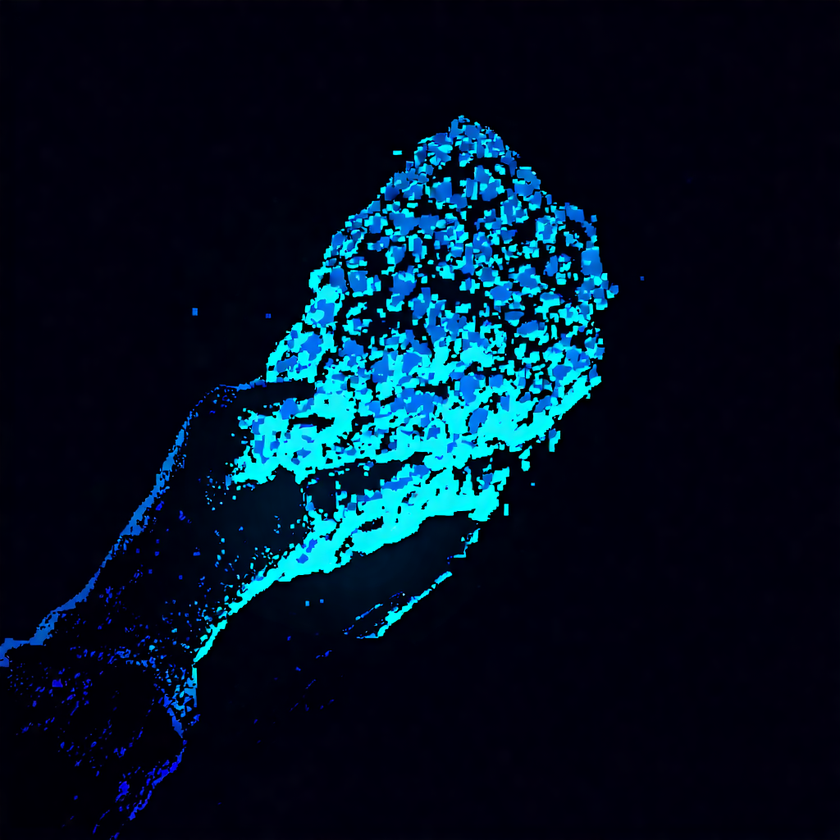
#> input picture assets/campaign/overlays/ore_sample.png, 840 x 840 px, shrunk from 1024 x 1024 before the run
$ python cutout_chroma.py ../assets/campaign/overlays/ore_sample.png
#> lines starting #> are read from the running program, lines starting #| are printed output that depends on the picture; after the words box and inside, x2 and y2 are one past the last pixel; in counts of white or black regions, pixels touching at a corner belong together
#!/usr/bin/env python3
"""마젠타 크로마키(#ff00ff) 배경 제거 — 색거리 기반.
로봇 본체(어두운 색 포함)는 마젠타와 색이 멀어 보존되고, 배경만 투명해진다.
가장자리 1px 페더링으로 매끈하게.

사용: python3 scripts/cutout_chroma.py <png...>
"""
import sys
import numpy as np
from PIL import Image

KEY = np.array([255, 0, 255], dtype=np.float32)  # magenta
# 마젠타 근처(거리<HARD)는 완전 투명, HARD~SOFT 구간은 그라데이션
HARD = 120
SOFT = 200


def cutout(path):
    img = Image.open(path).convert('RGBA')
    arr = np.asarray(img).astype(np.float32)
    rgb = arr[:, :, :3]
    # 마젠타 키 거리: R 높고 G 낮고 B 높을수록 배경
    dist = np.sqrt(((rgb - KEY) ** 2).sum(axis=2))
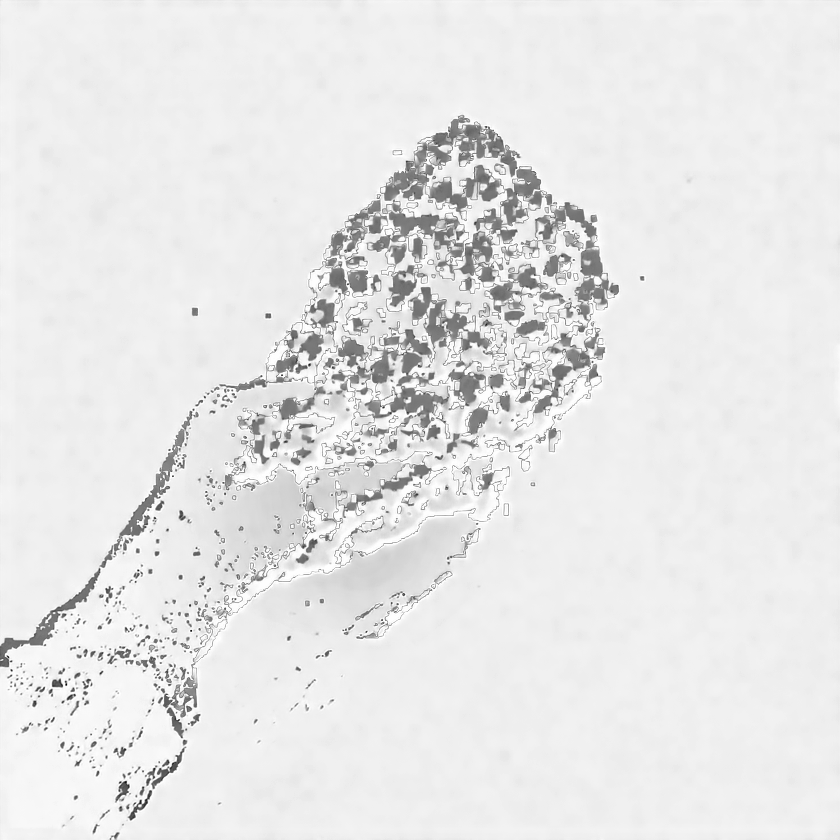
#> dist: shape (840, 840) float32; min 202.4, max 361.2, mean 346.5; drawn with min black and max white
    alpha = np.clip((dist - HARD) / (SOFT - HARD), 0, 1) * 255.0
#> alpha: shape (840, 840) float32; every value is 255
    # 마젠타 잔광 디스필: 배경 근처 픽셀의 과한 분홍기 억제(G를 R,B 중 작은값 쪽으로)
    near = dist < SOFT
#> near: shape (840, 840) bool; every value is 0
    g = rgb[:, :, 1]
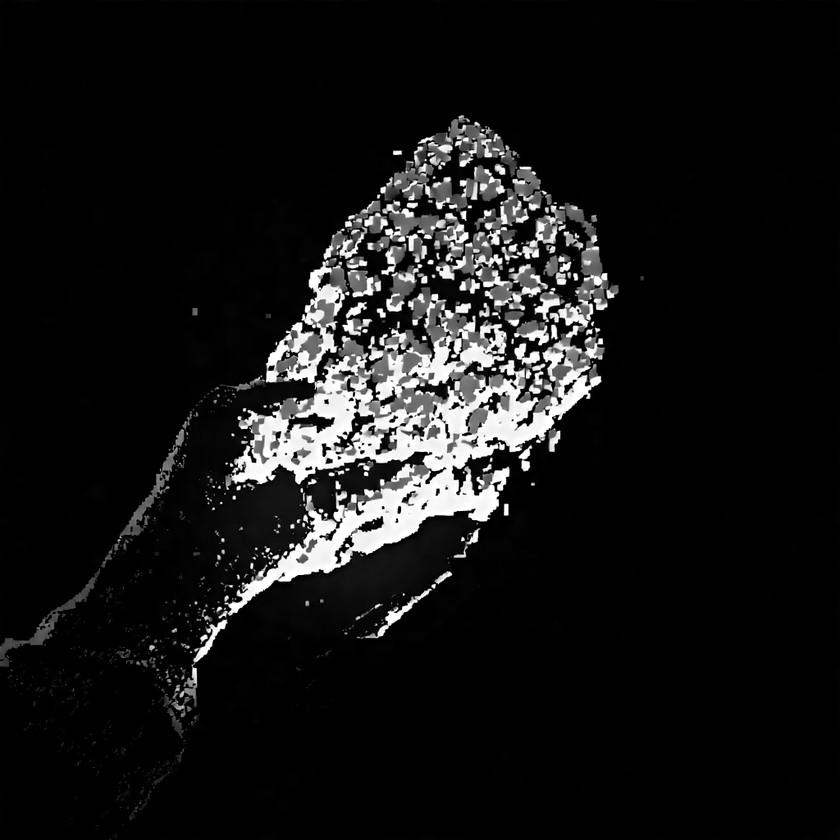
#> g: shape (840, 840) float32; min 0, max 255, mean 21.3
    rb_min = np.minimum(rgb[:, :, 0], rgb[:, :, 2])
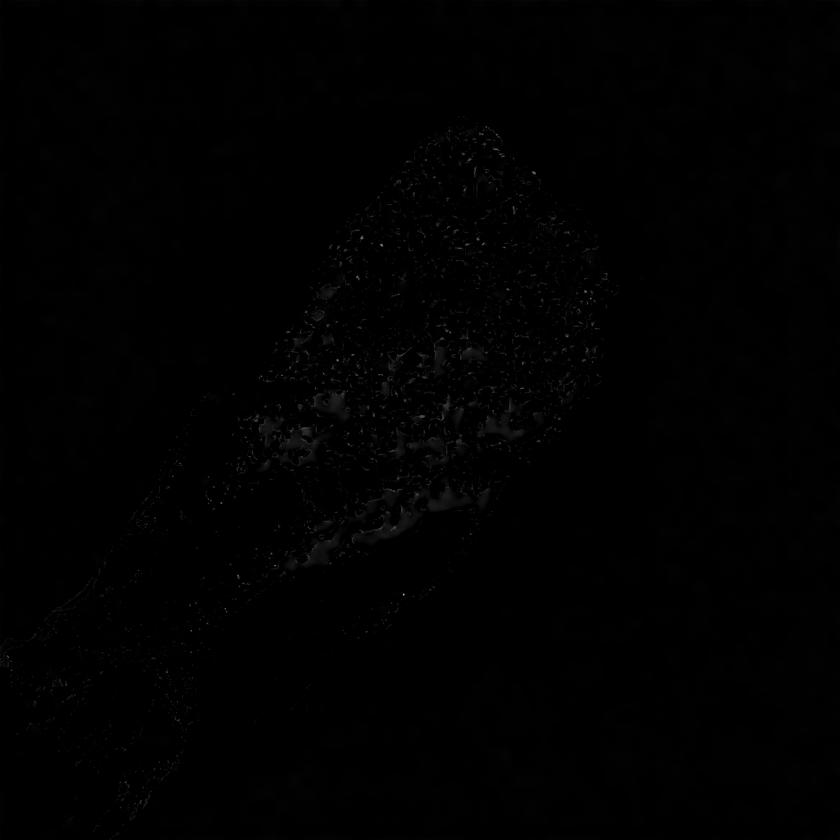
#> rb_min: shape (840, 840) float32; min 0, max 176, mean 1
    spill = near & (g < rb_min)
    # (마젠타는 G가 0이라 본체엔 영향 적음; 분홍 외곽선만 정리)
    out = arr.copy()
    out[:, :, 3] = alpha
    Image.fromarray(out.astype(np.uint8), 'RGBA').save(path)
    op = round(100 * (alpha > 10).mean(), 1)
#> op = 100
    h, w = alpha.shape
#> h = 840; w = 840
    cen = float(alpha[h // 3:2 * h // 3, w // 3:2 * w // 3].mean())
#> cen = 255
    return op, round(cen)


if __name__ == '__main__':
    for p in sys.argv[1:]:
        try:
            op, cen = cutout(p)
#> op = 100; cen = 255
            print(f"OK {p} opaque={op}% center_a={cen}")
#| OK ../assets/campaign/overlays/ore_sample.png opaque=100.0% center_a=255
        except Exception as e:
            print(f"FAIL {p}: {e}")

$ run again, on assets/campaign/overlays/blood_drop.png
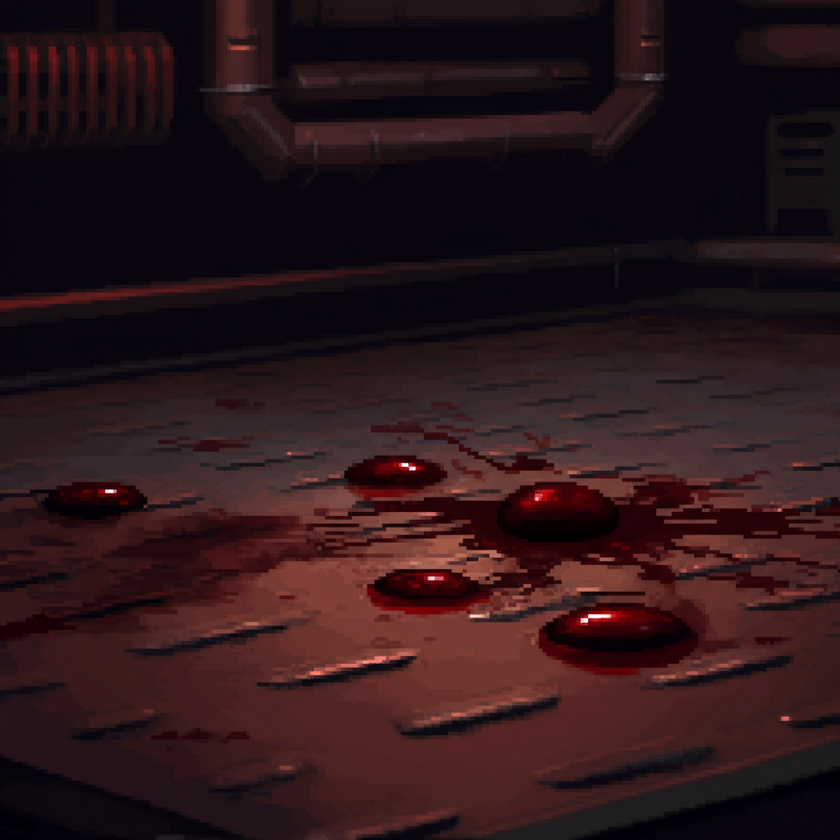
#> input picture assets/campaign/overlays/blood_drop.png, 840 x 840 px, shrunk from 1024 x 1024 before the run
#> in cutout, `near = dist < SOFT`:
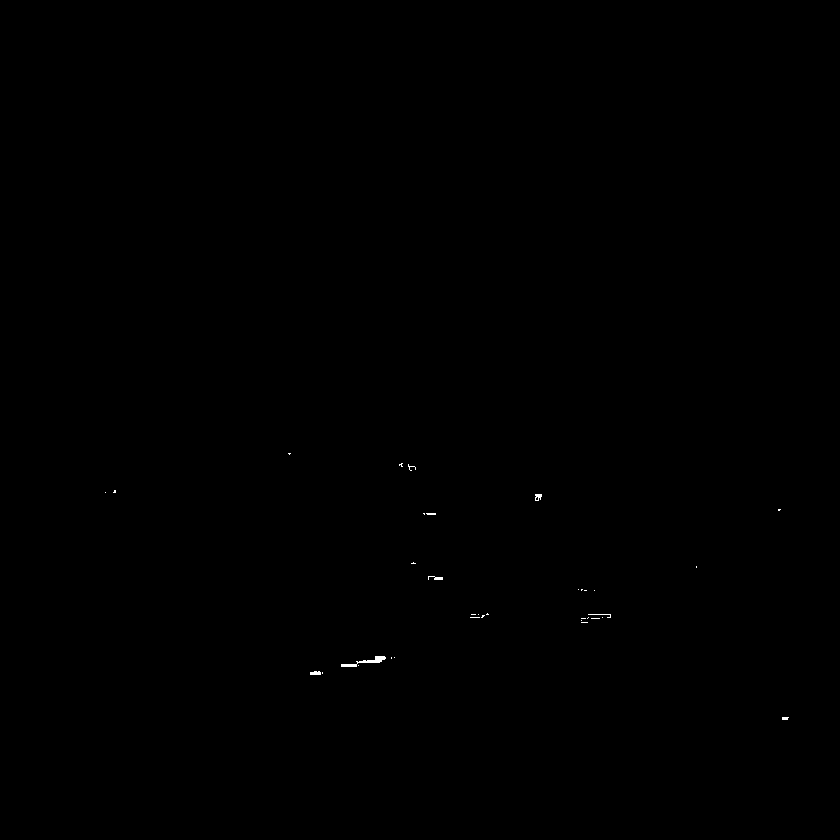
#> near: shape (840, 840) bool; 0.06% white; 35 white regions (30 under 20 px), largest, box (x1, y1, x2, y2) and area: (341, 656, 386, 667) 157, (310, 671, 321, 675) 38, (428, 576, 443, 580) 36, (535, 494, 542, 501) 35, (588, 614, 611, 618) 29
#> in cutout, `g = rgb[:, :, 1]`:
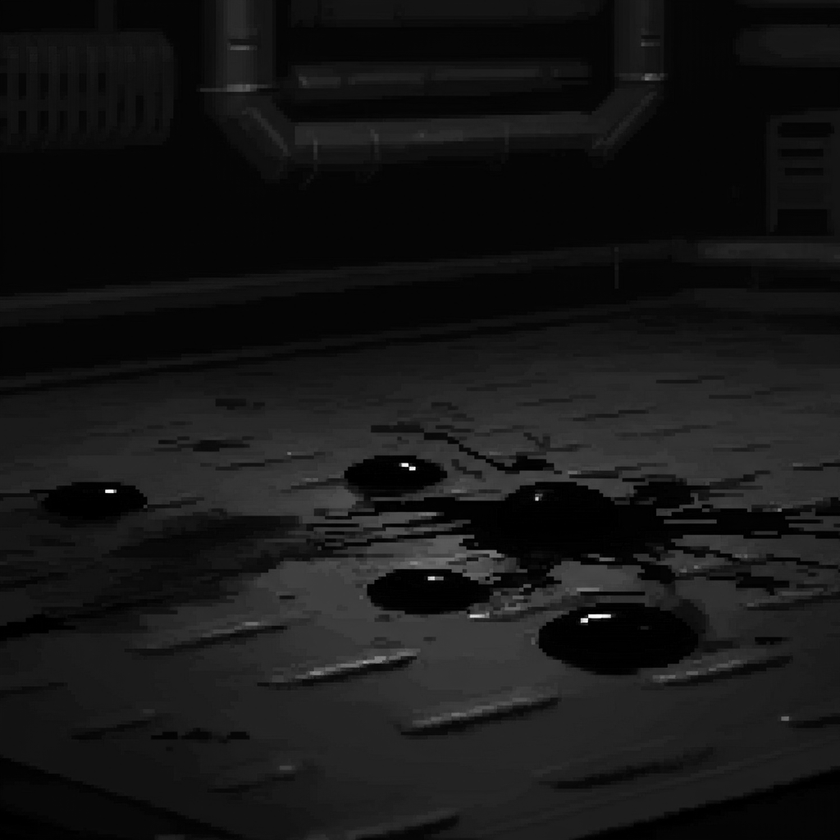
#> g: shape (840, 840) float32; min 0, max 255, mean 21.9
#> spill: shape (840, 840) bool; 0.02% white in thin lines or dots, all inside (x1, y1, x2, y2) = (105, 463, 609, 623)
#> out: shape (840, 840, 4) float32; mean R, G, B, A 43.4, 21.9, 25.7, 255.9
#> in cutout, `op = round(100 * (alpha > 10).mean(), 1)`: op = 100
#> in cutout, `cen = float(alpha[h // 3:2 * h // 3, w // 3:2 * w // 3].mean())`: cen = 255
#> `op, cen = cutout(p)`: op = 100; cen = 255
#| OK ../assets/campaign/overlays/blood_drop.png opaque=100.0% center_a=255

$ run again, on assets/campaign/overlays/broken_glass.png
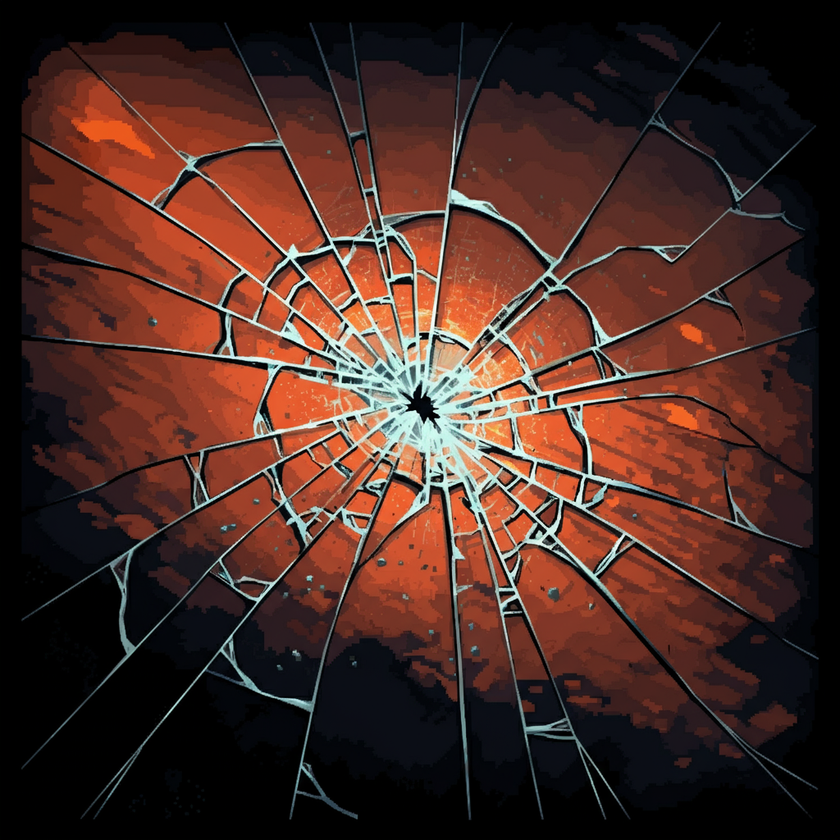
#> input picture assets/campaign/overlays/broken_glass.png, 840 x 840 px, shrunk from 1024 x 1024 before the run
#> in cutout, `dist = np.sqrt(((rgb - KEY) ** 2).sum(axis=2))`:
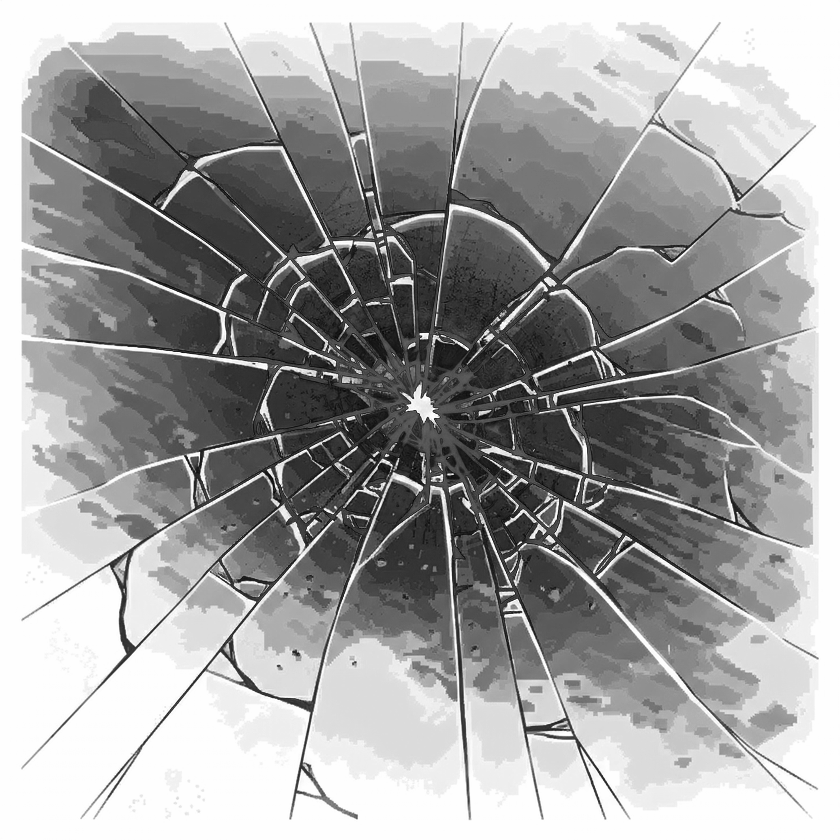
#> dist: shape (840, 840) float32; min 196, max 360.7, mean 300.4; drawn with min black and max white
#> near: shape (840, 840) bool; 0% white in thin lines or dots, all inside (x1, y1, x2, y2) = (415, 468, 562, 496)
#> in cutout, `rb_min = np.minimum(rgb[:, :, 0], rgb[:, :, 2])`:
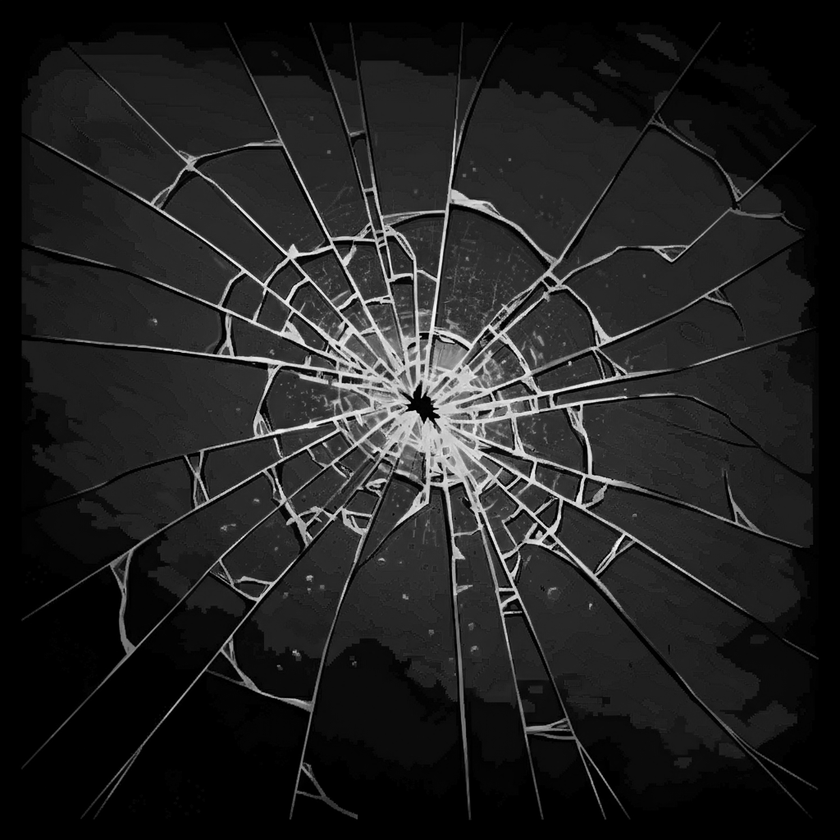
#> rb_min: shape (840, 840) float32; min 0, max 255, mean 33.5
#> spill: shape (840, 840) bool; every value is 0
#> out: shape (840, 840, 4) float32; mean R, G, B, A 73.1, 43.6, 36.6, 255.9
#> in cutout, `op = round(100 * (alpha > 10).mean(), 1)`: op = 100
#> in cutout, `cen = float(alpha[h // 3:2 * h // 3, w // 3:2 * w // 3].mean())`: cen = 255
#> `op, cen = cutout(p)`: op = 100; cen = 255
#| OK ../assets/campaign/overlays/broken_glass.png opaque=100.0% center_a=255

$ run again, on assets/campaign/overlays/bullet_casing.png
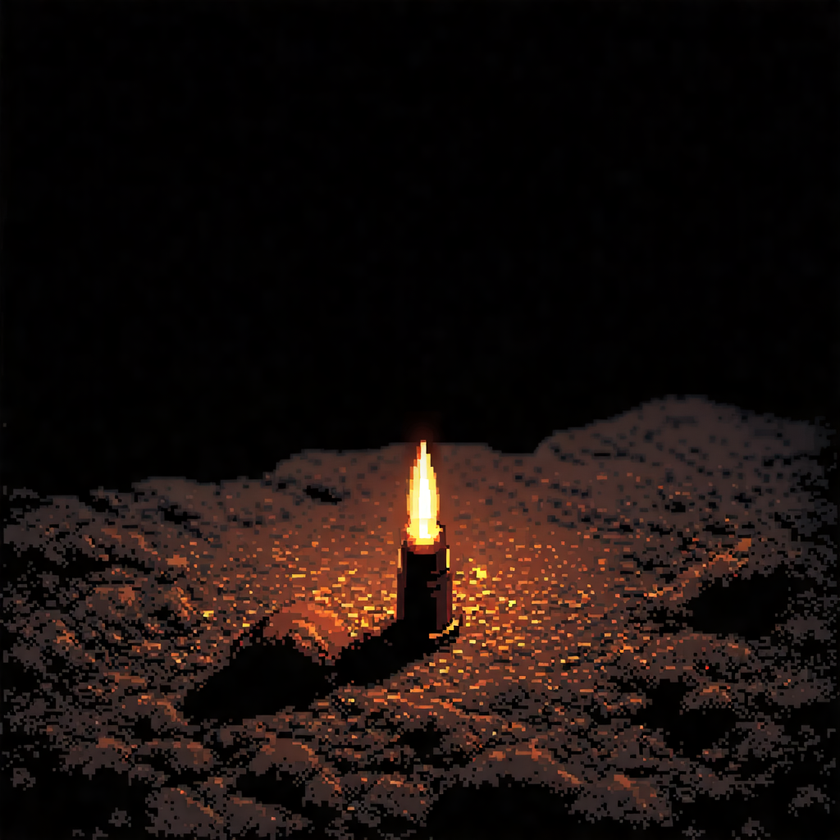
#> input picture assets/campaign/overlays/bullet_casing.png, 840 x 840 px, shrunk from 1024 x 1024 before the run
#> in cutout, `alpha = np.clip((dist - HARD) / (SOFT - HARD), 0, 1) * 255.0`:
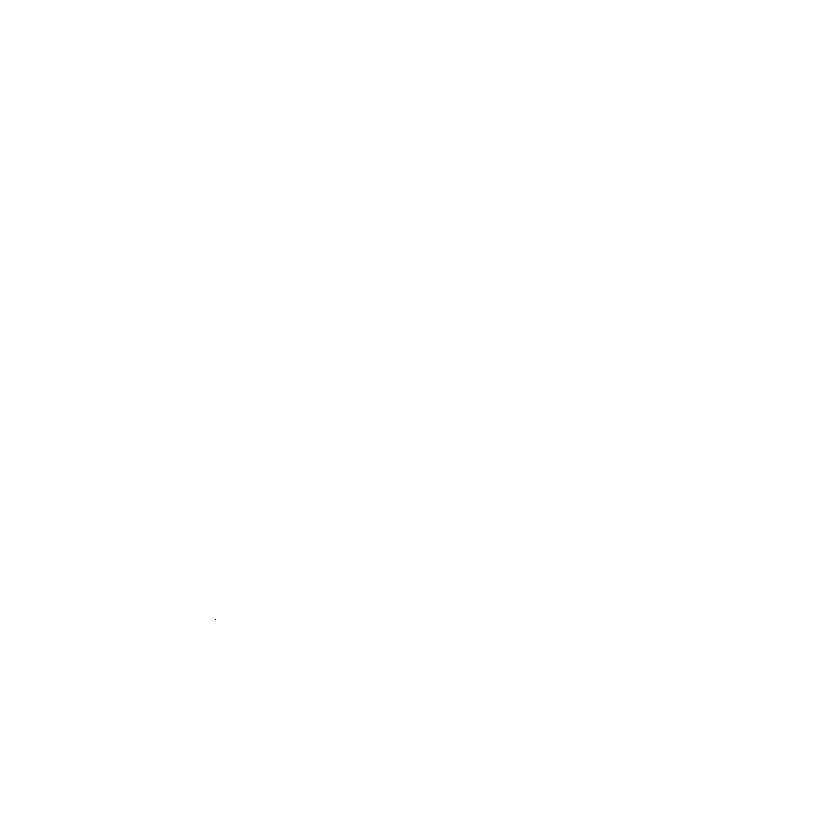
#> alpha: shape (840, 840) float32; values 250 (black) and 255 (white), 100% white; black in thin lines or dots, all inside (x1, y1, x2, y2) = (215, 619, 216, 620)
#> in cutout, `rb_min = np.minimum(rgb[:, :, 0], rgb[:, :, 2])`:
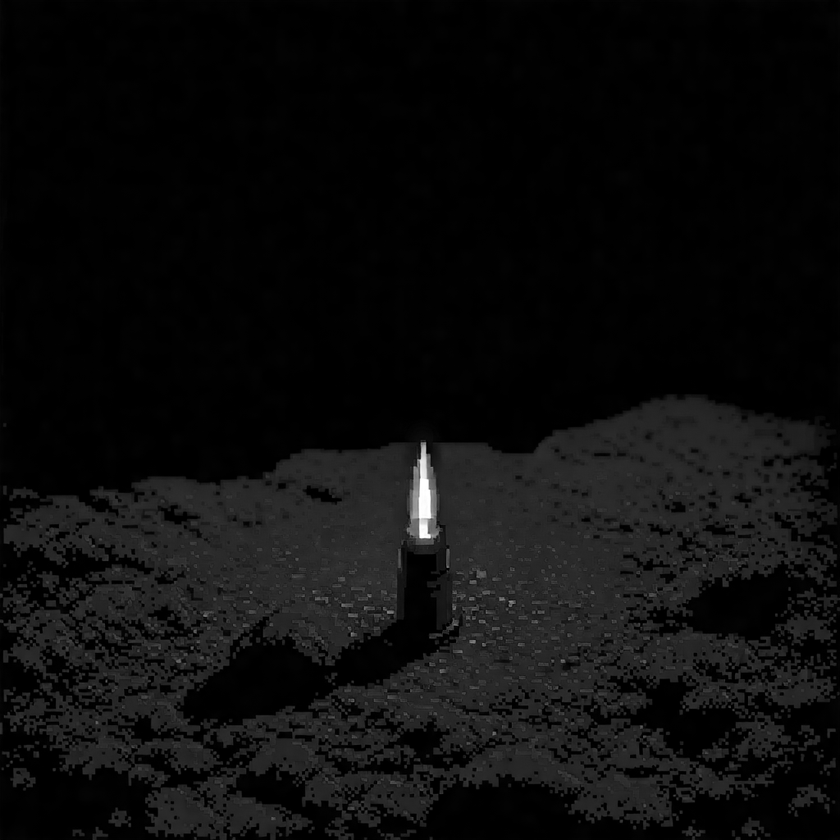
#> rb_min: shape (840, 840) float32; min 0, max 255, mean 13
#> spill: shape (840, 840) bool; every value is 0
#> out: shape (840, 840, 4) float32; mean R, G, B, A 25.4, 15.9, 13.1, 255.9
#> in cutout, `op = round(100 * (alpha > 10).mean(), 1)`: op = 100
#> in cutout, `cen = float(alpha[h // 3:2 * h // 3, w // 3:2 * w // 3].mean())`: cen = 255
#> `op, cen = cutout(p)`: op = 100; cen = 255
#| OK ../assets/campaign/overlays/bullet_casing.png opaque=100.0% center_a=255
